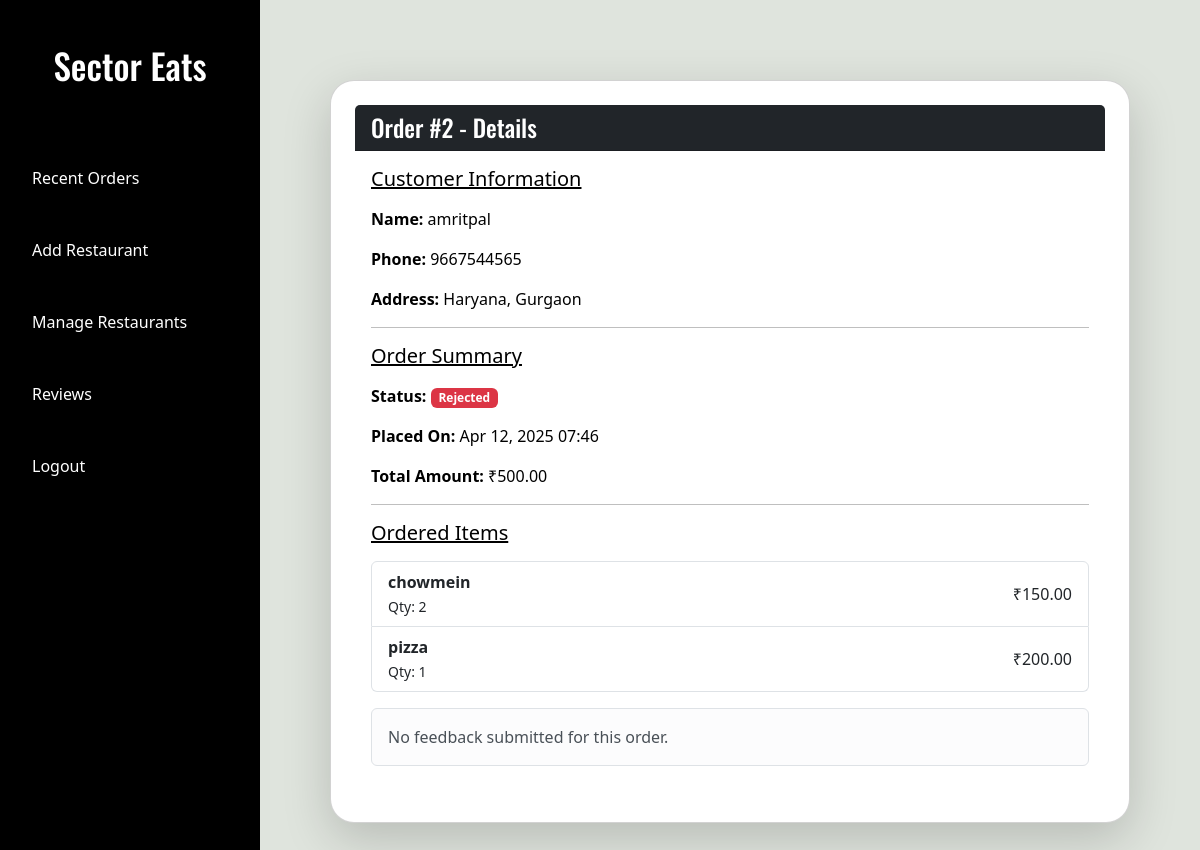
The app's page /order/2/ with its own data.
### RestaurantApp/models.py (models this page shows, shortened)
class Order(models.Model):
    user = models.ForeignKey(User, on_delete=models.CASCADE)
    created_at = models.DateTimeField(auto_now_add=True)
    total_amount = models.DecimalField(max_digits=8, decimal_places=2)
    address = models.TextField()
    city = models.CharField(max_length=100)
    phone = models.CharField(max_length=15)
    status = models.CharField(
        max_length=50,
        choices=[
            ('Pending', 'Pending'),
            ('Accepted', 'Accepted'),
            ('Rejected', 'Rejected'),
            ('Out for Delivery', 'Out for Delivery'),
            ('Delivered', 'Delivered'),
        ],
        default='Pending'
    )

class OrderItem(models.Model):
    order = models.ForeignKey(Order, on_delete=models.CASCADE, related_name='items')
    item = models.ForeignKey(MenuItem, on_delete=models.CASCADE)
    quantity = models.PositiveIntegerField()
    price = models.DecimalField(max_digits=6, decimal_places=2)

class MenuItem(models.Model):
    restaurant = models.ForeignKey('Restaurant', on_delete=models.CASCADE)
    name = models.CharField(max_length=100)
    description = models.TextField()
    price = models.DecimalField(max_digits=6, decimal_places=2)
    image = models.ImageField(upload_to='menu_items/', null=True, blank=True)

### RestaurantApp/views.py (the view)
# urls.py: path('order/<int:order_id>/', views.order_detail, name='order_detail'),
def order_detail(request, order_id):
    order = Order.objects.get(id=order_id)
    return render(request, 'order_detail.html', {'order': order})

### templates/order_detail.html (shortened to what this page needs)
{% extends "admin_base.html" %}
{% block content %}
<div class="container d-flex justify-content-center mt-5">
    <div class="card shadow-lg w-100" style="max-width: 800px;">
        <div class="card-header bg-dark text-white">
            <h4 class="mb-0" style="font-family: 'Oswald', sans-serif;">Order #{{ order.id }} - Details</h4>
        </div>
        <div class="card-body">
            <h5 class="mb-3 text-decoration-underline">Customer Information</h5>
            <p><strong>Name:</strong> {{ order.user.get_username }}</p>
            <p><strong>Phone:</strong> {{ order.phone }}</p>
            <p><strong>Address:</strong> {{ order.address }}, {{ order.city }}</p>
            <hr>
            <h5 class="mb-3 text-decoration-underline">Order Summary</h5>
            <p><strong>Status:</strong>
                <span class="badge
                    {% if order.status == 'Delivered' %}bg-success
                    {% elif order.status == 'Out for Delivery' %}bg-warning text-dark
                    {% elif order.status == 'Accepted' %}bg-info text-dark
                    {% elif order.status == 'Rejected' %}bg-danger
                    {% else %}bg-secondary
                    {% endif %}
                ">
                    {{ order.status }}
                </span>
            </p>
            <p><strong>Placed On:</strong> {{ order.created_at|date:"M d, Y H:i" }}</p>
            <p><strong>Total Amount:</strong> ₹{{ order.total_amount }}</p>
            <hr>
            <h5 class="mb-3 text-decoration-underline">Ordered Items</h5>
            <ul class="list-group mb-3">
                {% for item in order.items.all %}
                    <li class="list-group-item d-flex justify-content-between align-items-center">
                        <div>
                            <strong>{{ item.item.name }}</strong> <br>
                            <small>Qty: {{ item.quantity }}</small>
                        </div>
                        <span>₹{{ item.price|floatformat:2 }}</span>
                    </li>
                {% endfor %}
            </ul>
            {% if order.feedbacks.exists %}
            <hr>
            <h5 class="mb-3 text-decoration-underline">Feedback</h5>
            {% for feedback in order.feedbacks.all %}
                <p><strong>Mood:</strong>
                    {% if feedback.mood == 1 %}Very Bad 😡
                    {% elif feedback.mood == 2 %}Okay 😐
                    {% elif feedback.mood == 3 %}Good 🙂
                    {% elif feedback.mood == 4 %}Excellent 🤩
                    {% endif %}
                </p>
                <p><strong>Delivery Speed:</strong> {{ feedback.delivery_speed }}</p>
                <p><strong>Etiquette Rating:</strong> {{ feedback.etiquette_rating }}</p>
                <p><strong>Temperature:</strong> {{ feedback.temperature|title }}</p>
                <p><strong>Issues:</strong>
                    {% if feedback.issues %}
                        <ul>
                            {% for issue in feedback.issues %}
                                <li>{{ issue|title }}</li>
                            {% endfor %}
                        </ul>
                    {% else %}
                        No issues reported.
                    {% endif %}
                </p>
                <p><strong>Comments:</strong> {{ feedback.feedback|default:"No comments." }}</p>
                <p><strong>Submitted At:</strong> {{ feedback.submitted_at|date:"M d, Y H:i" }}</p>
                {% if feedback.food_photo %}
                    <div class="mb-3">
                        <strong>Photo:</strong><br>
                        <img src="{{ feedback.food_photo.url }}" class="img-fluid rounded shadow-sm" alt="Food Photo" width="300">
                    </div>
                {% endif %}
                {% if not forloop.last %}<hr>{% endif %}
            {% endfor %}
            {% else %}
                <div class="alert alert-light border mt-3">No feedback submitted for this order.</div>
            {% endif %}
        </div>
    </div>
</div>
{% endblock %}

### templates/admin_base.html (style rules this page uses)
* { box-sizing: border-box; margin: 0; padding: 0; font-family: 'Segoe UI', Tahoma, Geneva, Verdana, sans-serif; }
body { background: #dfe4dd; display: flex; min-height: 100vh; }
.card { border-radius: 1.5rem; padding: 1.5rem; display: flex; flex-direction: column; justify-content: space-between; color: #000; box-shadow: 0 10px 20px rgba(0,0,0,0.1); width: 100%; max-width: 300px; min-height: 200px; transition: transform 0.3s ease, box-shadow 0.3s ease; }

### records on screen
Order: id "2", user.get_username "amritpal", phone "9667544565", address "Haryana", city "Gurgaon", status "Rejected", created_at "Apr 12, 2025 07:46", total_amount "500.00"
OrderItem: item.name "chowmein", quantity "2", price "150.00"
OrderItem: item.name "pizza", quantity "1", price "200.00"
